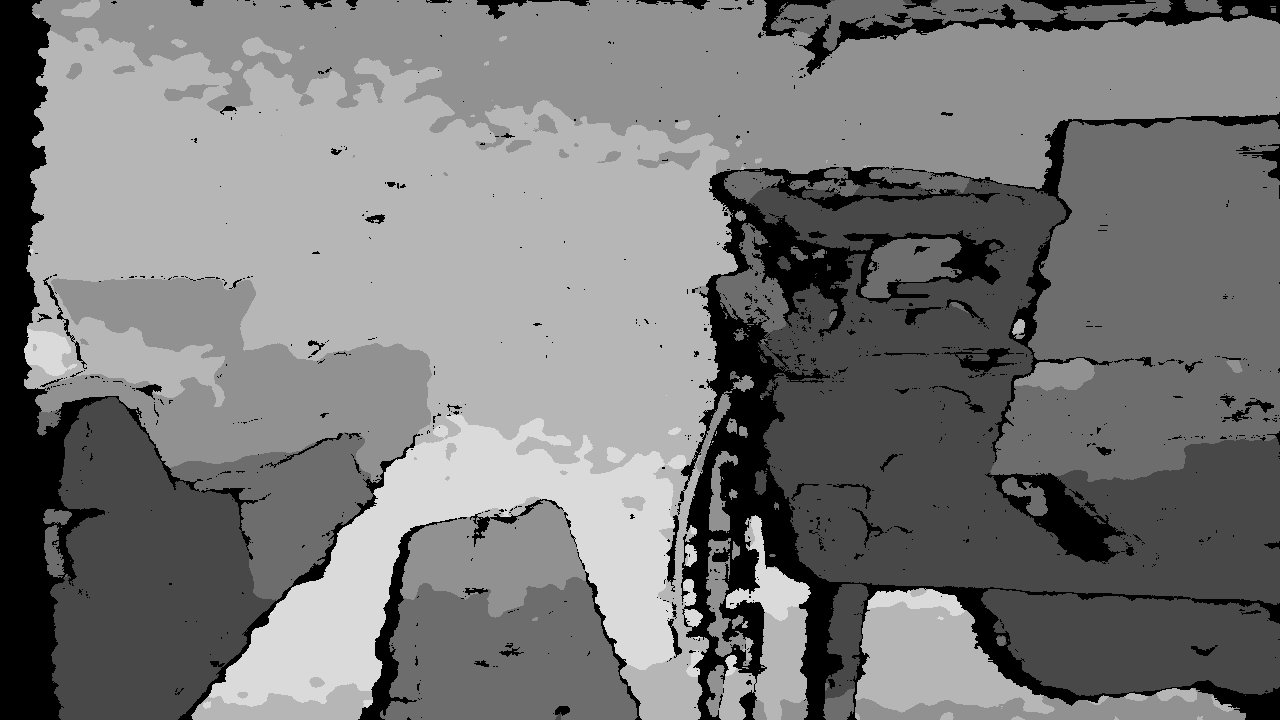
#> input picture test/test_images/lock_depth_image_1.png, 1280 x 720 px, found by its file name
$ python vis_depth_img.py
#> lines starting #> are read from the running program, lines starting #| are printed output that depends on the picture
import numpy as np
import matplotlib.pyplot as plt
import cv2
import open3d as o3d


# [27 lines left out: functions visualize_row, visualize_column, not called in this run]

def visualize_depth_image(depth_image_path):
    # 读取深度图像文件
    depth_image = cv2.imread(depth_image_path, cv2.IMREAD_UNCHANGED)
#> depth_image is the input picture: shape (720, 1280) uint16; min 0, max 1797, mean 968.6

    # 可视化深度图像
    plt.imshow(depth_image, cmap='gray')
    plt.colorbar()
    plt.xlabel('列')
    plt.ylabel('行')
    plt.title('深度图像可视化')
    plt.show()
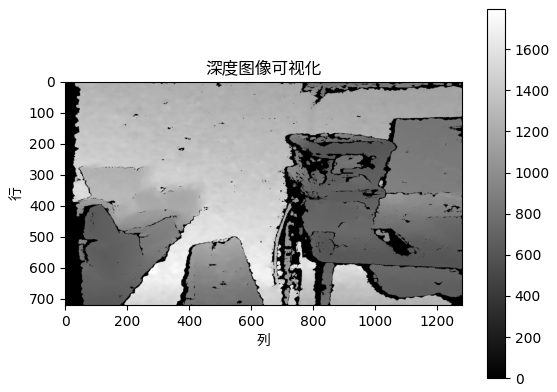
#> figure drawn by matplotlib, 2 panels


# [80 lines left out: functions visualize_depth_image_colormap, visualize_depth_image_pointcloud, visualize_depth_image_as_mountain, visualize_depth_image_contour, not called in this run]


def main():
    depth_image_path = r'E:\realman-robot\test\test_images\lock_depth_image_1.png'
    # visualize_row(depth_image_path, row_idx=400)
    # visualize_column(depth_image_path, column_idx=950)
    visualize_depth_image(depth_image_path)
    # [5 lines of commented-out code are left out]

main()

$ run again, with test/test_images/lock_depth_image_3.png copied over test/test_images/lock_depth_image_1.png
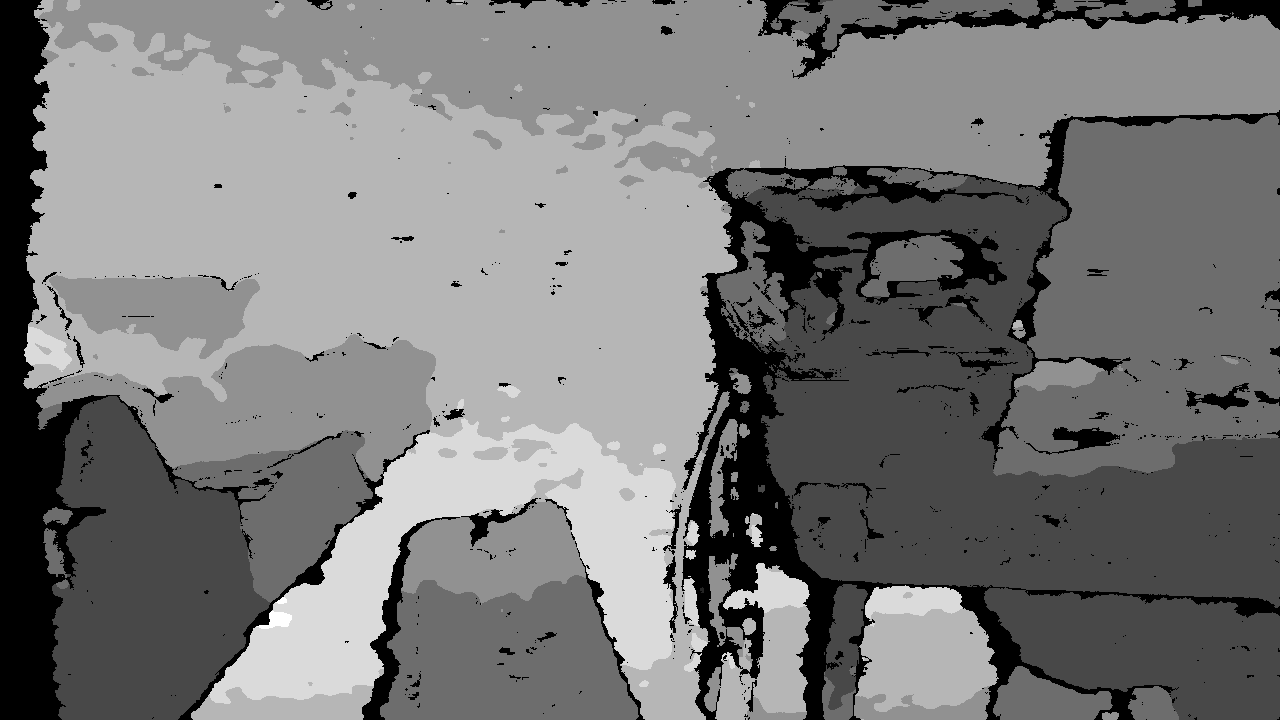
#> input picture test/test_images/lock_depth_image_3.png, 1280 x 720 px, found by its file name
#> in visualize_depth_image, depth_image is the input picture: shape (720, 1280) uint16; min 0, max 1856, mean 968.7
#> in visualize_depth_image, `plt.show()`:
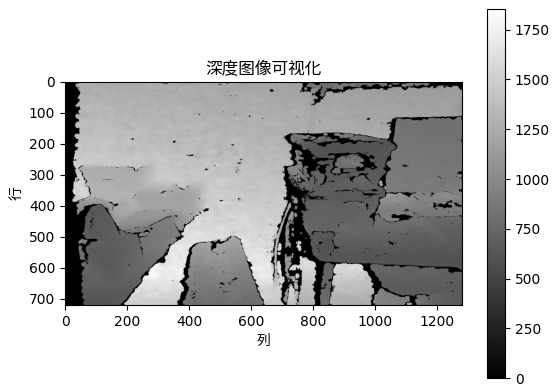
#> figure drawn by matplotlib, 2 panels

$ run again, with test/test_images/a860ccc9cd3ab1562c08e8263acd3b4.png copied over test/test_images/lock_depth_image_1.png
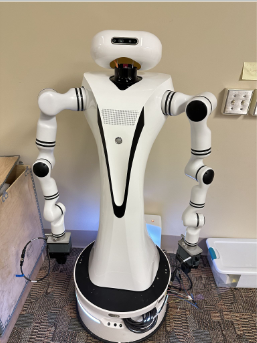
#> input picture test/test_images/a860ccc9cd3ab1562c08e8263acd3b4.png, 257 x 343 px, found by its file name
#> in visualize_depth_image, depth_image is the input picture: shape (343, 257, 4); mean B, G, R, A 136, 147.9, 157.5, 255
#> in visualize_depth_image, `plt.show()`:
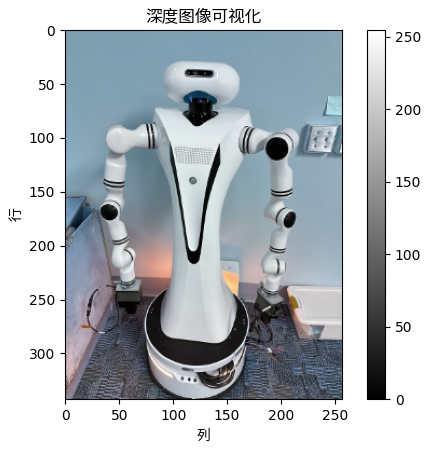
#> figure drawn by matplotlib, 2 panels; B, G, R data is drawn as R, G, B
